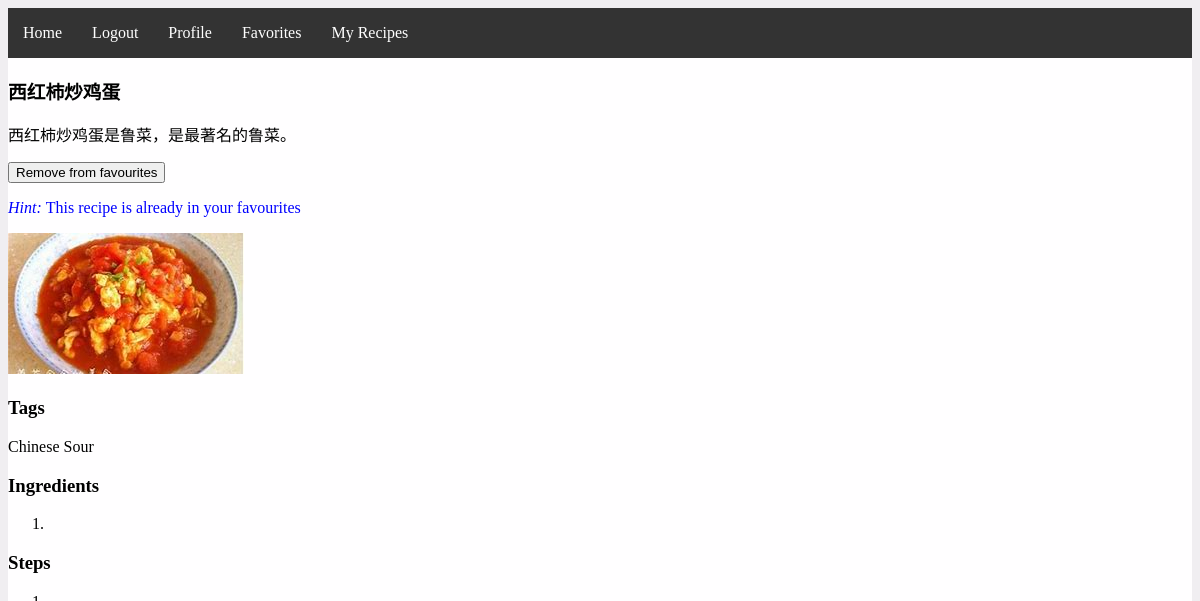
Screenshot of /recipe-details.php?id=2 (signed in) with the database file from the repository.
### tables this page shows
CREATE TABLE `recipes` (
  `recipe_id` int NOT NULL AUTO_INCREMENT,
  `dishname` varchar(255) NOT NULL,
  `description` varchar(2000) NOT NULL,
  `image` varchar(255) NOT NULL,
  `tag` int NOT NULL,
  `ingredients` varchar(2000) DEFAULT NULL,
  `steps` varchar(2000) DEFAULT NULL,
  PRIMARY KEY (`recipe_id`)
);

### php/get_recipe_tags.php (called while the page is built, shortened)
<?php
function get_recipe_tags($conn, $id) {
    $sql = "SELECT * FROM recipes WHERE recipe_id = $id";
    $result = $conn->query($sql);
    $row = $result->fetch_assoc();
    $tag_mask = $row['tag'];
    $tags = array();
    global $mask_lookup;
    foreach ($mask_lookup as $value => $name) {
        if ($tag_mask & $value) {
            array_push($tags, $name);
        }
    }
    return $tags;
}
$mask_lookup = array(
    1 => "Chinese",
    2 => "Italian",
    4 => "French",
    8 => "Mexican",
    16 => "Japanese",
    32 => "Indian",
    64 => "Thai",
    128 => "Greek",
    256 => "Mediterranean",
    512 => "American",
    1024 => "Middle Eastern",
    2048 => "Spanish",
    4096 => "Korean",
    8192 => "Vietnamese",
    16384 => "Caribbean",
    32768 => "African",
    65536 => "Spicy",
    131072 => "Sweet",
    262144 => "Sour",
    524288 => "Salty",
    1048576 => "Bitter",
    2097152 => "Savory",
    4194304 => "Creamy",
    8388608 => "Crunchy",
    16777216 => "Smoky",
    33554432 => "Tangy",
    67108864 => "Rich",
    134217728 => "Refreshing",
    268435456 => "Herbaceous",
    536870912 => "Cheesy",
    1073741824 => "Garlicky",
    2147483648 => "Fruity"
);
?>

### recipe-details.php (the view, shortened to what this page needs)
<?php
include_once("php/db_config.php");
$id = $_GET['id'];
$sql = "SELECT * FROM recipes WHERE recipe_id = $id";
$result = $conn->query($sql);
$row = $result->fetch_assoc();
$dishname = $row['dishname'];
$description = $row['description'];
$ingredients = $row['ingredients'];
$steps = $row['steps'];
$image = $row['image'];
include_once("php/get_recipe_tags.php");
$tags = get_recipe_tags($conn,$id);
function is_saved($conn,$user_id,$recipe_id){
    $sql = "SELECT * FROM saves_recipes WHERE user_id = '$user_id' AND recipe_id = $recipe_id";
    $result = $conn->query($sql);
    if($result->num_rows > 0){
        return true;
    }
    else{
        return false;
    }
}
?>
<!DOCTYPE html>
<html lang="en">
<head>
    <link rel="stylesheet" href="css/main.css">
    <link rel="stylesheet" href="css/recipe-details.css">
</head>
<body>
    <?php include_once("php/navbar.php"); ?>
    <h3><?php echo $dishname; ?></h3>
    <p><?php echo $description; ?></p>
    <?php
    if(isset($_SESSION['username'])){
        if(is_saved($conn,$_SESSION['user_id'],$id)){
            echo "<form action='php/remove_favourites.php' method='post'>
            <input type='hidden' name='user_id' value='".$_SESSION['user_id']."'>
            <input type='hidden' name='recipe_id' value='$id'>
            <input type='submit' value='Remove from favourites'>
            </form>";
            echo "<p style='color:blue;'><i>Hint: </i>This recipe is already in your favourites</p>";
        }
    }
    else {
        echo "<p style='color:blue;'><i>Hint: </i>Please log in to add this recipe to favourites</p>";
    }
    ?>
    <img src="<?php echo "images/" . $image; ?>" alt="<?php echo $dishname; ?>">
    <h3>Tags</h3>
    <?php
    foreach($tags as $tag){
        echo "$tag ";
    }
    ?>
    <h3>Ingredients</h3>
    <?php
    $ingredients = substr($ingredients, 1, -1);
    $ingredients_array = explode(',', $ingredients);
    echo "<ol>";
    foreach ($ingredients_array as $ingredient) {
        $ingredient = str_replace(array('{', '}'), '', $ingredient);
        echo "<li>$ingredient</li>";
    }
    echo "</ol>";
    ?>
    <h3>Steps</h3>
    <?php
    $steps = substr($steps, 1, -1);
    $steps_array = explode(',', $steps);
    echo "<ol>";
    foreach ($steps_array as $step) {
        $step = str_replace(array('{', '}'), '', $step);
        echo "<li>$step</li>";
    }
    echo "</ol>";
    ?>
</body>
</html>

### css/main.css (style rules this page uses)
html { background-color: #F0EEF1; }

### css/recipe-details.css (style rules this page uses)
img { max-width: 50%; }
body { background: #FFFEFF; }

### rows the page displays
recipes: dishname "西红柿炒鸡蛋", description "西红柿炒鸡蛋是鲁菜，是最著名的鲁菜。", image (picture)

### other values shown
$tag "Chinese"
$tag "Sour"
